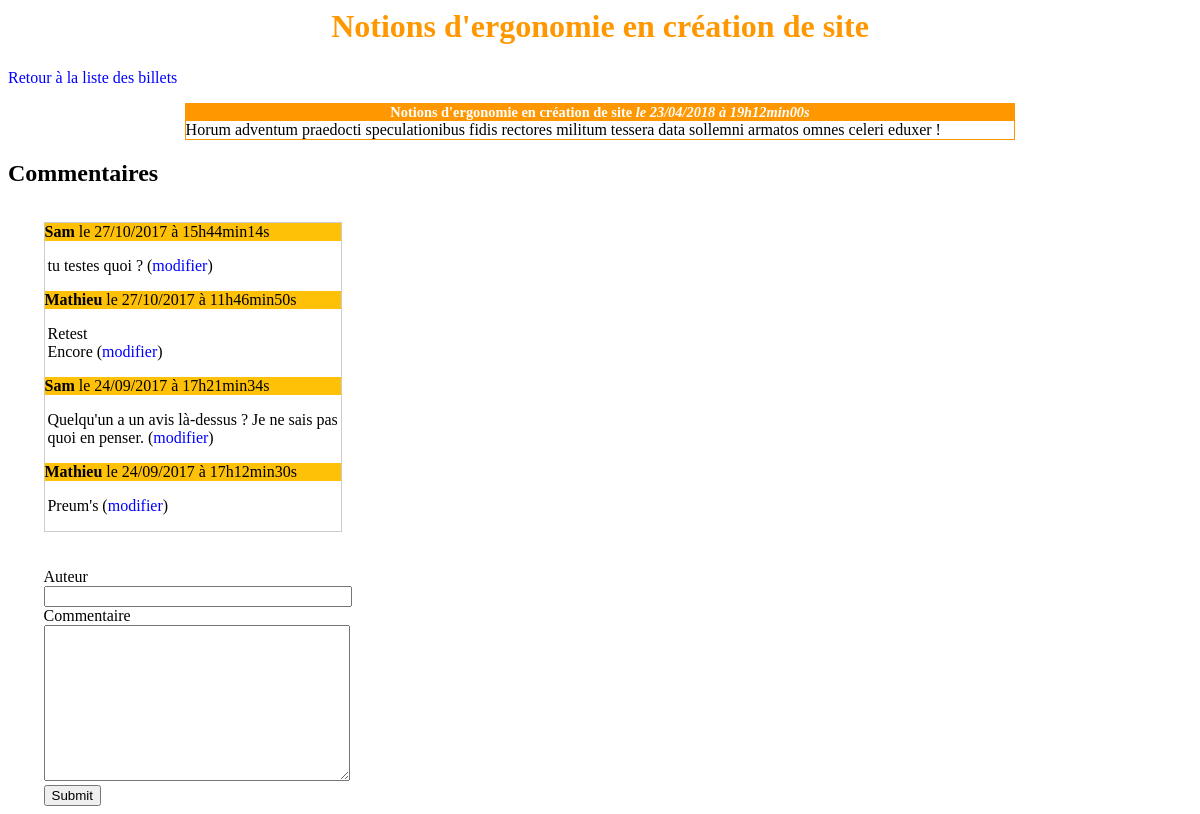
Screenshot of /index.php?action=Viewpost&id=5 with the database file from the repository.
### tables this page shows
CREATE TABLE IF NOT EXISTS `posts` (
  `id` int(11) NOT NULL AUTO_INCREMENT,
  `title` varchar(255) NOT NULL,
  `content` text NOT NULL,
  `creation_date` datetime NOT NULL,
  PRIMARY KEY (`id`)
);

CREATE TABLE IF NOT EXISTS `comments` (
  `id` int(11) NOT NULL AUTO_INCREMENT,
  `post_id` int(11) NOT NULL,
  `author` varchar(255) NOT NULL,
  `comment` text NOT NULL,
  `date_comment` datetime NOT NULL,
  PRIMARY KEY (`id`)
);

### controller/frontend.php (called while the page is built, shortened)
<?php
require_once('model\PostManager.php');
require_once('model\CommentManager.php');
function post()
{
    $postManager = new \TP_MVC\Blog\Model\PostManager();
    $commentManager = new \TP_MVC\Blog\Model\CommentManager();
    $post = $postManager->getPost($_GET['id']);
    $comments = $commentManager->listComments($_GET['id']);
    require ('\view\frontend\postView.php');
}

### model/postManager.php (called while the page is built, shortened)
<?php
class PostManager extends Manager
{
    public function getPost($postId)
    {
        $db = $this->dbConnect();
        $req = $db->prepare('SELECT id, title, content, DATE_FORMAT(creation_date, \'%d/%m/%Y à %Hh%imin%ss\') AS creation_date_fr FROM posts WHERE id = ?');
        $req->execute(array($postId));
        $post = $req->fetch();
        return $post;
    }
}

### model/commentManager.php (called while the page is built, shortened)
<?php
class CommentManager extends Manager
{
    public function listComments($postId)
    {
        $db = $this->dbConnect();
        $comments = $db->prepare('SELECT id, author, comment, DATE_FORMAT(date_comment, \'%d/%m/%Y à %Hh%imin%ss\') AS date_comment_fr FROM comments WHERE post_id = ? ORDER BY date_comment DESC');
        $comments->execute(array($postId));
        return $comments;
    }
}

### view/frontend/postView.php (the view, shortened to what this page needs)
<h1><?php echo htmlspecialchars($post['title']); ?></h1>
<p><a href="index.php">Retour à la liste des billets</a></p>
<div class="news">
    <h3>
        <?= htmlspecialchars($post['title']) ?>
        <em>le <?= $post['creation_date_fr'] ?></em>
    </h3>
    <p>
        <?= nl2br(htmlspecialchars($post['content'])) ?>
    </p>
</div>
<h2>Commentaires</h2>
<div class="comments">
    <?php
    while ($comment = $comments->fetch())
    {
    ?>
            <p class="author"><strong><?= htmlspecialchars($comment['author']) ?></strong> le <?= $comment['date_comment_fr'] ?></p>
            <p class="comment"><?= nl2br(htmlspecialchars($comment['comment'])) ?> (<a href="index.php?action=viewComment&amp;idC=<?= $comment['id'] ?>&amp;id=<?= $post['id'] ?>">modifier</a>)</p>
    <?php
    }
    ?>
</div>
<div class="form">
    <form action="index.php?action=addComment&amp;id=<?= $post['id'] ?>" method="post">
        <div>
            <label for="author">Auteur</label><br />
            <input type="text" id="author" name="author" />
        </div>
        <div>
            <label for="comment">Commentaire</label><br />
            <textarea id="comment" name="comment"></textarea>
        </div>
        <div>
            <input type="submit" />
        </div>
    </form>
</div>
<?php require'template.php'; ?>

### public/css/style.css (style rules this page uses)
h1, h3 { text-align:center; margin: 0 0 0 0; }
h1 { color: #ff9800; margin-bottom: 2%; }
h3 { background-color:#ff9800; color:white; font-size:0.9em; margin-bottom:0px; }
.news p { background-color:#FFF; margin: auto; }
.news { width:70%; margin: auto; margin-bottom: 1%; border: 1px solid #ff9800; }
a { text-decoration: none; color: blue; }
input#author { width: 300px; }
textarea#comment { width: 300px; height: 150px; }
.author { background-color: #ffc107; margin: 0 0 0 0; }
.comments { border: 1px solid #ccc; width: 25%; margin-top: 3%; margin-left: 3%; }
.comment { margin-left: 1%; }
.form { margin-left: 3%; margin-top: 3%; }

### rows the page displays
posts: title "Notions d'ergonomie en création de site", content "Horum adventum praedocti speculationibus fidis rectores militum tessera data sollemni armatos omnes celeri eduxer !"
comments: author "Sam", date_comment_fr "27/10/2017 à 15h44min14s", comment "tu testes quoi ?"
comments: author "Mathieu", date_comment_fr "27/10/2017 à 11h46min50s", comment "Retest Encore"
comments: author "Sam", date_comment_fr "24/09/2017 à 17h21min34s", comment "Quelqu'un a un avis là-dessus ? Je ne sais pas quoi en penser."
comments: author "Mathieu", date_comment_fr "24/09/2017 à 17h12min30s", comment "Preum's"

### other values shown
$post['creation_date_fr'] "23/04/2018 à 19h12min00s"
